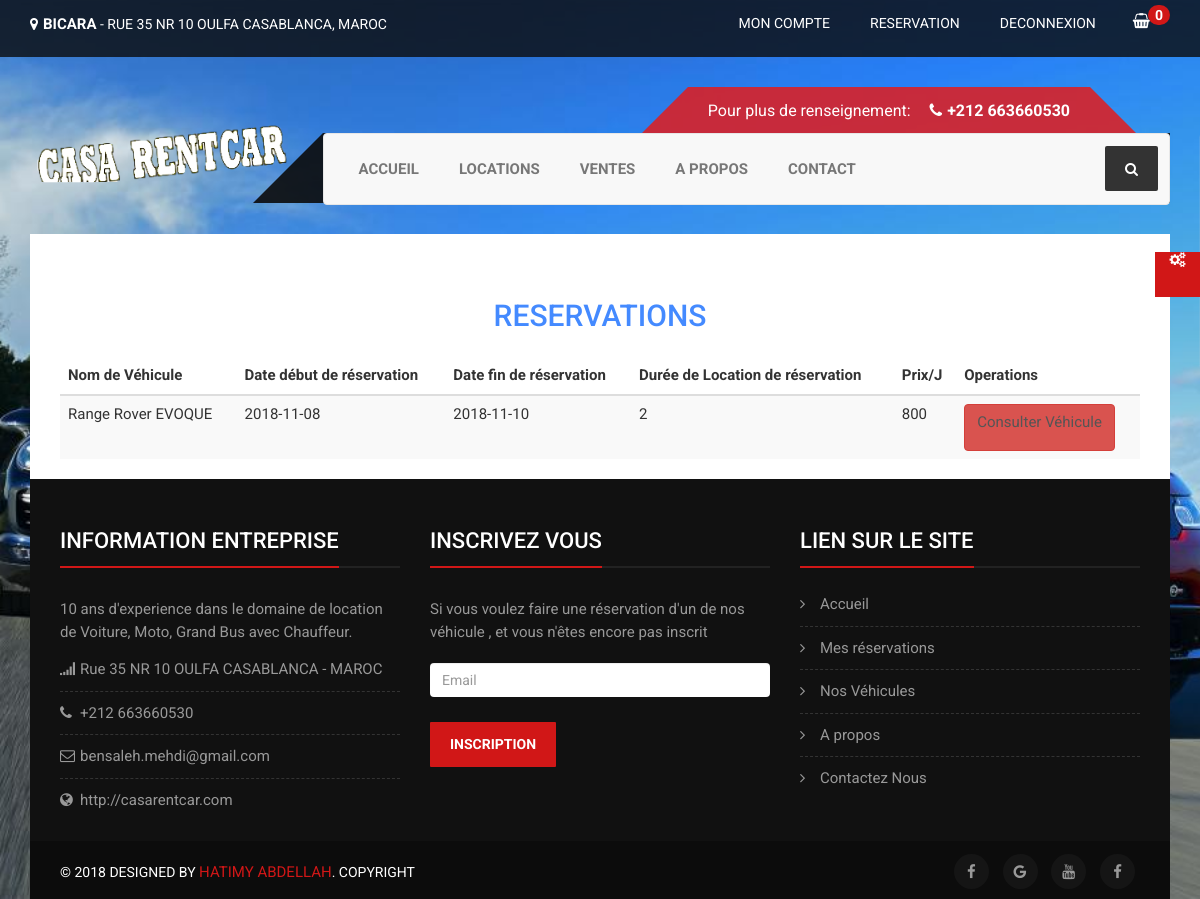
Page /affichreservationclient.php?idclient=1 on the committed database.
### tables this page shows
CREATE TABLE IF NOT EXISTS `voiture` (
  `idVehicule` int(11) NOT NULL AUTO_INCREMENT,
  `TitleVoiture` varchar(255) DEFAULT NULL,
  `DescriptionVoiture` varchar(255) DEFAULT NULL,
  `MarqueVehicule` varchar(255) DEFAULT NULL,
  `ModeleVehicule` varchar(255) DEFAULT NULL,
  `CouleurVehicule` varchar(255) DEFAULT NULL,
  `CarburantVehicule` varchar(255) DEFAULT NULL,
  `EtatVehicule` varchar(255) DEFAULT NULL,
  `CategorieVehicule` varchar(255) DEFAULT NULL,
  `idCaracteristique` int(11) NOT NULL,
  `images1` varchar(100) DEFAULT NULL,
  `images2` varchar(100) DEFAULT NULL,
  `images3` varchar(100) DEFAULT NULL,
  `prix` varchar(100) DEFAULT NULL,
  `AnneeVehicule` varchar(100) DEFAULT NULL,
  `Boite` varchar(100) DEFAULT NULL,
  `Options` text NOT NULL,
  PRIMARY KEY (`idVehicule`),
  KEY `FK_Voiture_idCaracteristique` (`idCaracteristique`)
);

### affichreservationclient.php (the view, shortened to what this page needs)
<?php
    $idcli=$_SESSION['id'];
	?>
 <html lang="zxx">
<head>
</head>
	<link rel="stylesheet" type="text/css" href="css/jquery-ui.css">
	<link rel="stylesheet" type="text/css" href="css/boostrap/bootstrap.min.css">
	<link rel="stylesheet" type="text/css" href="css/font-awesome.min.css">
	<link rel="stylesheet" type="text/css" href="css/magnific-popup/magnific-popup.css" media="screen" />
	<link rel="stylesheet" type="text/css" href="css/owl-coursel/owl.carousel.css">
	<link rel="stylesheet" type="text/css" href="css/owl-coursel/owl.theme.css">
	<link rel="stylesheet" type="text/css" href="css/style.css">
	<link rel="stylesheet" type="text/css" href="css/padd-mr.css">
	<link id="vers" rel="stylesheet" type="text/css" href="css/light-version.css">
	<link id="boxed" rel="stylesheet" type="text/css" href="css/boxed.css">
	<link href="//netdna.bootstrapcdn.com/bootstrap/3.0.0/css/bootstrap.min.css" rel="stylesheet" id="bootstrap-css">
<link rel="stylesheet" href="https://maxcdn.bootstrapcdn.com/font-awesome/4.5.0/css/font-awesome.min.css">
</head>
<body class="bg-3">
    <div id="wrap" class="color1-inher">
        <header id="wrap-header" class="color-inher">
            <div class="top-header">
                <div class="container">
                    <div class="row">
                        <div class="col-sm-6 col-md-6 col-lg-6 hidden-xs">
                            <p class="f-14"><i class="fa fa-map-marker m-r-lg-5"></i><strong>BICARA</strong> - RUE 35 NR 10 OULFA CASABLANCA,
                                MAROC</p>
                        </div>
                        <div class="col-sm-6 col-md-6 col-lg-6">
                            <ul class="pull-right">
                                <li><a href="index.php" class="icon-1"><i class="fa fa-user"></i><span>Mon Compte</span></a></li>
								<li><a href="affichreservationclient.php?idclient=<?php echo $idcli;?>" class="icon-1"><i class="fa fa-heart-o"></i><span>Reservation</span></a>
                                <li><a href="indexvisit.php" class="icon-1"><i class="fa fa-heart-o"></i><span>Deconnexion</span></a>
                                </li>
                                <li class="cart-icon">
                                    <a href="#">
                                    <i class="fa fa-shopping-basket"></i>
                                    <span class="badge">0</span>
                                </a>
                                </li>
                            </ul>
                        </div>
                    </div>
                </div>
            </div>
            <div class="menu-bg">
                <div class="container">
                    <div class="row">
                        <div class="col-md-3 col-lg-3">
                            <a href="index.php" class="logo"><img src="images/logo.png" alt="logo"></a>
                        </div>
                        <div class="col-md-9 col-lg-9">
                            <div class="hotline">
                                <span class="m-r-lg-10">Pour plus de renseignement:</span>
                                <i class="fa fa-phone"></i>+212 663660530
                            </div>
                            <div class="clearfix"></div>
                            <div class="main-menu">
                                <div class="container1">
                                    <nav class="navbar navbar-default menu">
                                        <div class="container1-fluid">
                                            <div class="collapse navbar-collapse" id="bs-example-navbar-collapse-1">
                                                <ul class="nav navbar-nav">
                                                    <li >
                                                        <a href="index.php"  role="button"  >Accueil</a>
                                                    </li>
                                                    <li >
                                                        <a href="affichvehicule.php"  role="button">Locations
                                                      </a>
                                                    </li>
                                                    <li >
                                                        <a href="affichvehiculevente.php"  role="button" >Ventes</a>
                                                    </li>
                                                    <li >
                                                        <a href="about.php"  role="button" >A propos</a>
                                                    <li><a href="contact.php">Contact</a></li>
                                                </ul>
                                            </div>
                                        </div>
                                    </nav>
                                    <div class="search-box">
                                        <form>
                                            <button type="submit" name="submit" class="search-btn btn-1"><i
                                                class="fa fa-search"></i></button>
                                        </form>
                                    </div>
                                </div>
                            </div>
                        </div>
                    </div>
                </div>
            </div>
        </header>
		<div id="wrap-body" class="p-t-lg-45">
			<div class="container">
				<div class="wrap-body-inner">
	<h2 style="color: #448aff;text-align: center;"> Reservations </h2>
 <table class="table table-striped">
     <thead>
        <tr class="row-name">
           <th>Nom de Véhicule</th>
           <th>Date début de réservation</th>
           <th>Date fin de réservation</th>
           <th>Durée de Location de réservation</th>
		   <th>Prix/J</th>
		   <th>Operations</th>
        </tr>
     </thead>
     <tbody>
<?php
$db_name="locationvoiture";
	$db_pass="";
	$db_user="root";
	$db_host="localhost";
	$bdd = new PDO("mysql:host=$db_host;dbname=$db_name;charset=utf8",$db_user, $db_pass);
function affichreserv($bdd,$id){
$req=$bdd->prepare('select * from réserver r,voiture v WHERE v.idVehicule=r.idVehicule AND r.iduser=:a ');
$req->execute(array('a'=>$id));
return $req;
}
 if(isset($_GET['idclient'])){
$idcli=$_GET['idclient'];
$var=affichreserv($bdd,$idcli);
foreach ($var as $key){
	$i=$key['TitleVoiture'];
	$d=$key['DateDebutRese'];
	$m=$key['DateFinRese'];
	$p=$key['DureeLocationRese'];
	$g=$key['PrixParJourRese'];
	echo "<tr><td>".$i."</td><td>".$d."</td><td>"
	.$m."</td><td>".$p."</td><td>".$g."</td>";
	?>
	<td>
             <a class="btn btn-danger edit" href="car_detail.php?idvehi=<?php echo $key['idVehicule'];?>" aria-label="Operations">
                <p>Consulter Véhicule</p>
              </a>
           </td></tr>
  <?php
}}
?>
     </tbody>
  </table>
</div></div></div>
	<?php
	include 'footer.php';
	?>
</body>
</html>

### css/style.css (style rules this page uses)
* { font-size: 15px; line-height: 1.5; font-family: Roboto, sans-serif; }
button, a, a:hover, a:active, a:focus, a:visited { text-decoration: none; outline: none; }
img { display: inline-block; max-width: 100%; }
li { list-style: none; }
ul { padding-left: 0px; margin-bottom: 0px; }
h1, h2, h3, h4, h5, h6 { padding: 15px 0px; margin: 0px; font-weight: 500; line-height: 1.3; text-transform: uppercase; }
h2 { font-size: 40px; }
.color-inher { color: #fff; }
.color-inher h1, .color-inher h2, .color-inher h3, .color-inher h4, .color-inher h5, .color-inher h6, .color-inher div, .color-inher p, .color-inher span, .color-inher li, .color-inher a, .color-inher strong, .color-inher b, .color-inher i { color: inherit; }
.logo img { margin-top: 62px; }
.top-header { background: rgba(12, 12, 12, 0.8); }
.top-header p { padding: 13px 0px; margin-bottom: 0px; }
.top-header ul li { float: left; }
.top-header ul li a { display: block; padding: 13px 20px; text-transform: uppercase; }
.top-header ul li a span { font-size: 14px; }
.top-header ul li.cart-icon>a { position: relative; text-align: center; padding-left: 17px; cursor: pointer; }
.top-header ul li.cart-icon a .badge { position: absolute; top: 5px; right: 0px; background: #d11717; }
.top-header ul li.cart-icon { position: relative; }
.hotline { margin-top: 30px; position: relative; height: 46px; background: rgba(227, 28, 28, 0.85); display: inline-block; margin-right: 80px; float: right; padding: 12px 20px; font-size: 16px; font-weight: bold; }
.hotline span { font-size: inherit; font-weight: normal; }
.hotline i { margin-left: 5px; margin-right: 5px; }
.hotline::before { position: absolute; top: 0px; left: -46px; content: ''; border-width: 23px; border-style: solid; border-top-color: rgba(0, 0, 0, 0); border-left-color: rgba(0, 0, 0, 0); border-right-color: rgba(227, 28, 28, 0.85); border-bottom-color: rgba(227, 28, 28, 0.85); }
.hotline::after { position: absolute; top: 0px; right: -46px; content: ''; border-width: 23px; border-style: solid; border-top-color: rgba(0, 0, 0, 0); border-left-color: rgba(227, 28, 28, 0.85); border-right-color: rgba(0, 0, 0, 0); border-bottom-color: rgba(227, 28, 28, 0.85); }
.menu-bg { margin-bottom: 30px; }
.main-menu { background: rgba(12, 12, 12, 0.9); position: relative; height: 70px; }
.main-menu::before { position: absolute; top: 0px; left: -70px; content: ''; border-width: 35px; border-style: solid; border-top-color: rgba(0, 0, 0, 0); border-left-color: rgba(0, 0, 0, 0); border-right-color: rgba(12, 12, 12, 0.9); border-bottom-color: rgba(12, 12, 12, 0.9); }
.navbar-collapse { padding: 0px; }
.menu { border: none; margin-bottom: 0px; border-radius: 0px; position: relative; }
.menu .navbar-collapse>ul { position: relative; z-index: 2; }
.navbar-default .navbar-nav li a { padding: 25px 25px; text-transform: uppercase; font-weight: bold; font-size: 15px; }
.navbar-default .navbar-nav li:last-child a { border: none; }
.menu, .menu ul, .navbar-default .navbar-nav>.open>a, .navbar-default .navbar-nav>.open>a:focus, .navbar-default .navbar-nav>.open>a:hover, .navbar-default .navbar-nav .open .dropdown-menu>li>a:hover { background: none; }
.navbar-default .navbar-nav>.open>a, .navbar-default .navbar-nav li ul li a, .navbar-default .navbar-nav li a, .navbar-default .navbar-nav>li>a:focus, .navbar-default .navbar-nav>li>a:active, .navbar-default .navbar-nav>.open>a:focus { color: #fff; }
.search-box { position: absolute; top: 13px; text-align: right; right: 13px; z-index: 99; }
.search-box form { margin-top: 0px; position: relative; width: 100%; }
.search-box .search-btn { border: none; background: none; height: 45px; border-radius: 2px; position: absolute; top: 0px; color: #fff; right: -1px; font-size: 14px; background: #333; padding: 11px 20px; }
.bg-1, .bg-2, .bg-3, .bg-4 { background-attachment: fixed; background-repeat: no-repeat; background-position: top center; background-size: cover; }
.bg-3 { background-image: url('../images/image3.jpg'); }
@media (max-width: 1200px) { .navbar-default .navbar-nav>li>a { padding-left: 20px; padding-right: 20px; } }

### css/padd-mr.css (style rules this page uses)
.m-r-lg-5 { margin-right: 5px !important; }
.m-r-lg-10 { margin-right: 10px !important; }
.p-t-lg-45 { padding-top: 45px !important; }
.f-14 { font-size: 14px !important; }

### css/light-version.css (style rules this page uses)
* { color: #333; }
a, a:hover { text-decoration: none; color: #333; }
p { color: #555; }
#wrap-body, .wrap-body-inner { background: #fff; }
.color-inher { color: #fff; }
.top-header ul li a { color: #fff; }

### rows in the picture
réserver: idVehicule.TitleVoiture "Range Rover EVOQUE", DateDebutRese "2018-11-08", DateFinRese "2018-11-10", DureeLocationRese "2", PrixParJourRese "800"
